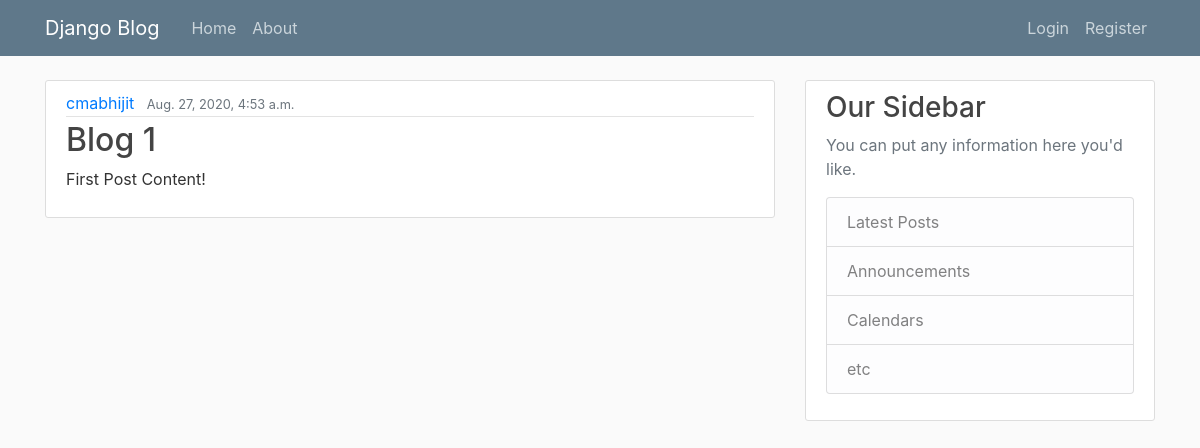
The app's page /, older data.
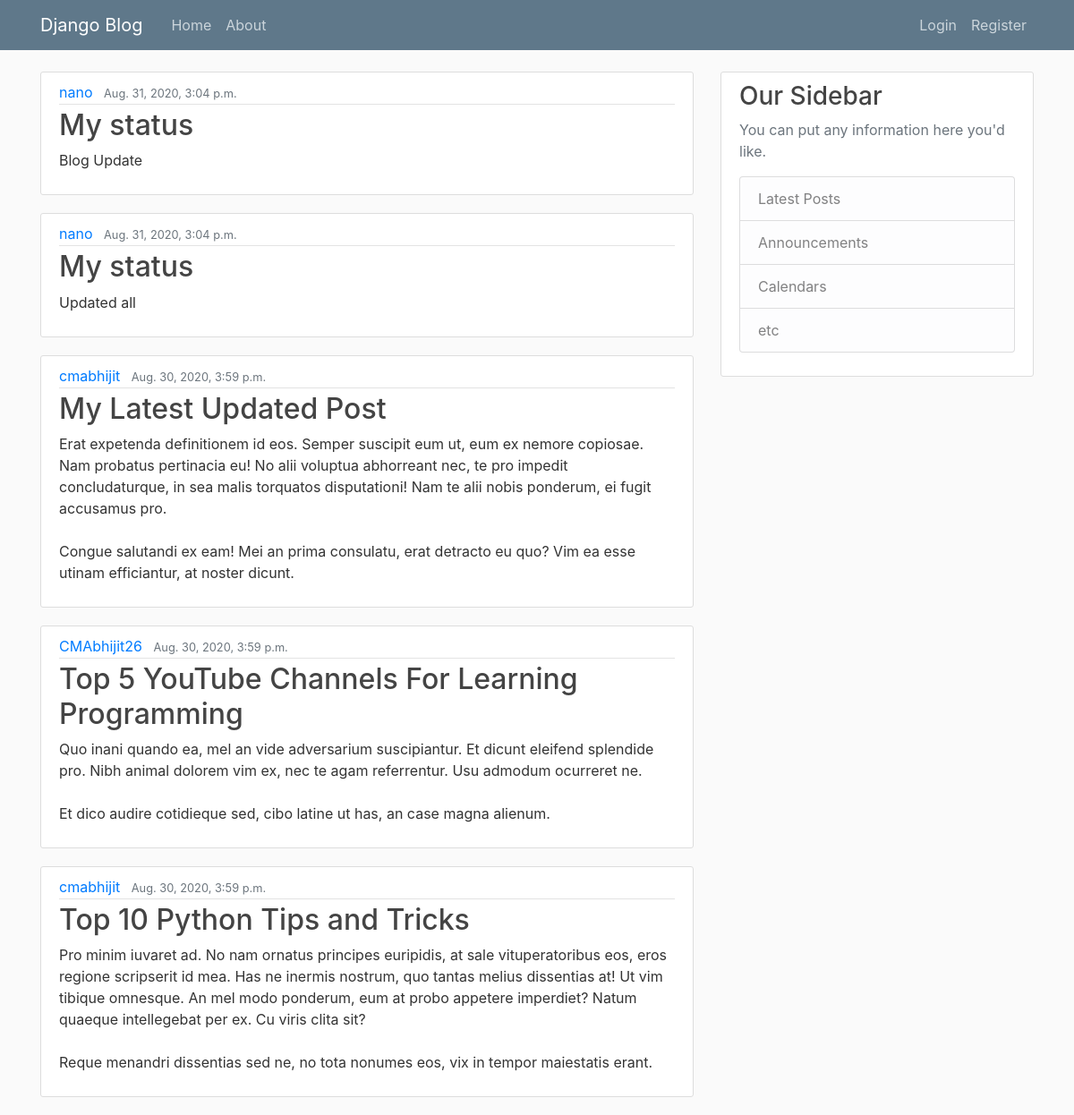
The same page, newer data.
### blog/models.py (models this page shows, shortened)
class Post(models.Model):
    title = models.CharField(max_length=100)
    content = models.TextField()
    date_posted = models.DateTimeField(default=timezone.now)
    author = models.ForeignKey(User, on_delete=models.CASCADE)

### blog/views.py (the view)
# urls.py: path('', PostListView.as_view(), name='blog-home'),
class PostListView(ListView):
    model = Post
    template_name = 'blog/home.html'  # <app>/<model>_<viewtype>.html
    context_object_name = 'posts'
    ordering = ['-date_posted']
    paginate_by = 5

### blog/templates/blog/home.html
{% extends "blog/base.html" %}
{% block content %}
    {% for post in posts %}
        <article class="media content-section">
          <div class="media-body">
            <div class="article-metadata">
              <a class="mr-2" href="#">{{ post.author }}</a>
              <small class="text-muted">{{ post.date_posted }}</small>
            </div>
            <h2><a class="article-title" href="#">{{ post.title }}</a></h2>
            <p class="article-content">{{ post.content }}</p>
          </div>
        </article>
    {% endfor %}
{% endblock content %}

### blog/templates/blog/base.html (shortened to what this page needs)
{% load static %}
<!DOCTYPE html>
<html>
<head>
    <link rel="stylesheet" href="https://maxcdn.bootstrapcdn.com/bootstrap/4.0.0/css/bootstrap.min.css">
    <link rel="stylesheet" type="text/css" href="{% static 'blog/main.css' %}">
</head>
<body>
    <header class="site-header">
      <nav class="navbar navbar-expand-md navbar-dark bg-steel fixed-top">
        <div class="container">
          <a class="navbar-brand mr-4" href="{% url 'blog-home' %}">Django Blog</a>
          <div class="collapse navbar-collapse" id="navbarToggle">
            <div class="navbar-nav mr-auto">
              <a class="nav-item nav-link" href="{% url 'blog-home' %}">Home</a>
              <a class="nav-item nav-link" href="{% url 'blog-about' %}">About</a>
            </div>
            <div class="navbar-nav">
              {% if user.is_authenticated %}
                <a class="nav-item nav-link" href="{% url 'post-create' %}">New Post</a>
                <a class="nav-item nav-link" href="{% url 'profile' %}">Profile</a>
                <a class="nav-item nav-link" href="{% url 'logout' %}">Logout</a>
              {% else %}
                <a class="nav-item nav-link" href="{% url 'login' %}">Login</a>
                <a class="nav-item nav-link" href="{% url 'register' %}">Register</a>
              {% endif %}
            </div>
          </div>
        </div>
      </nav>
    </header>
    <main role="main" class="container">
      <div class="row">
        <div class="col-md-8">
          {% block content %}{% endblock %}
        </div>
        <div class="col-md-4">
          <div class="content-section">
            <h3>Our Sidebar</h3>
            <p class='text-muted'>You can put any information here you'd like.
              <ul class="list-group">
                <li class="list-group-item list-group-item-light">Latest Posts</li>
                <li class="list-group-item list-group-item-light">Announcements</li>
                <li class="list-group-item list-group-item-light">Calendars</li>
                <li class="list-group-item list-group-item-light">etc</li>
              </ul>
            </p>
          </div>
        </div>
      </div>
    </main>
</body>
</html>

### blog/static/blog/main.css (style rules this page uses)
body { background: #fafafa; color: #333333; margin-top: 5rem; }
h1, h2, h3, h4, h5, h6 { color: #444444; }
ul { margin: 0; }
.bg-steel { background-color: #5f788a; }
.site-header .navbar-nav .nav-link { color: #cbd5db; }
.content-section { background: #ffffff; padding: 10px 20px; border: 1px solid #dddddd; border-radius: 3px; margin-bottom: 20px; }
.article-title { color: #444444; }
.article-content { white-space: pre-line; }
.article-metadata { padding-bottom: 1px; margin-bottom: 4px; border-bottom: 1px solid #e3e3e3 }

Row changes from the older to the newer data that the page shows:
no longer on this page (row unchanged): Post: author "cmabhijit", date_posted "Aug. 27, 2020, 4:53 a.m.", title "Blog 1", content "First Post Content!"
added Post: author "nano", date_posted "Aug. 31, 2020, 3:04 p.m.", title "My status", content "Blog Update"
added Post: author "nano", date_posted "Aug. 31, 2020, 3:04 p.m.", title "My status", content "Updated all"
added Post: author "cmabhijit", date_posted "Aug. 30, 2020, 3:59 p.m.", title "My Latest Updated Post", content "Erat expetenda definitionem id eos. Semper suscipit eum ut, eum ex nemore copiosae. Nam probatus pertinacia eu! No alii voluptua abhorreant nec, te pro impedit concludaturque, in sea malis torquatos disputationi! Nam te alii nobis ponderum, ei fugit accusamus pro. Congue salutandi ex eam! Mei an prima consulatu, erat detracto eu quo? Vim ea esse utinam efficiantur, at noster dicunt."
added Post: author "CMAbhijit26", date_posted "Aug. 30, 2020, 3:59 p.m.", title "Top 5 YouTube Channels For Learning Programming", content "Quo inani quando ea, mel an vide adversarium suscipiantur. Et dicunt eleifend splendide pro. Nibh animal dolorem vim ex, nec te agam referrentur. Usu admodum ocurreret ne. Et dico audire cotidieque sed, cibo latine ut has, an case magna alienum."
added Post: author "cmabhijit", date_posted "Aug. 30, 2020, 3:59 p.m.", title "Top 10 Python Tips and Tricks", content "Pro minim iuvaret ad. No nam ornatus principes euripidis, at sale vituperatoribus eos, eros regione scripserit id mea. Has ne inermis nostrum, quo tantas melius dissentias at! Ut vim tibique omnesque. An mel modo ponderum, eum at probo appetere imperdiet? Natum quaeque intellegebat per ex. Cu viris clita sit? Reque menandri dissentias sed ne, no tota nonumes eos, vix in tempor maiestatis erant."
